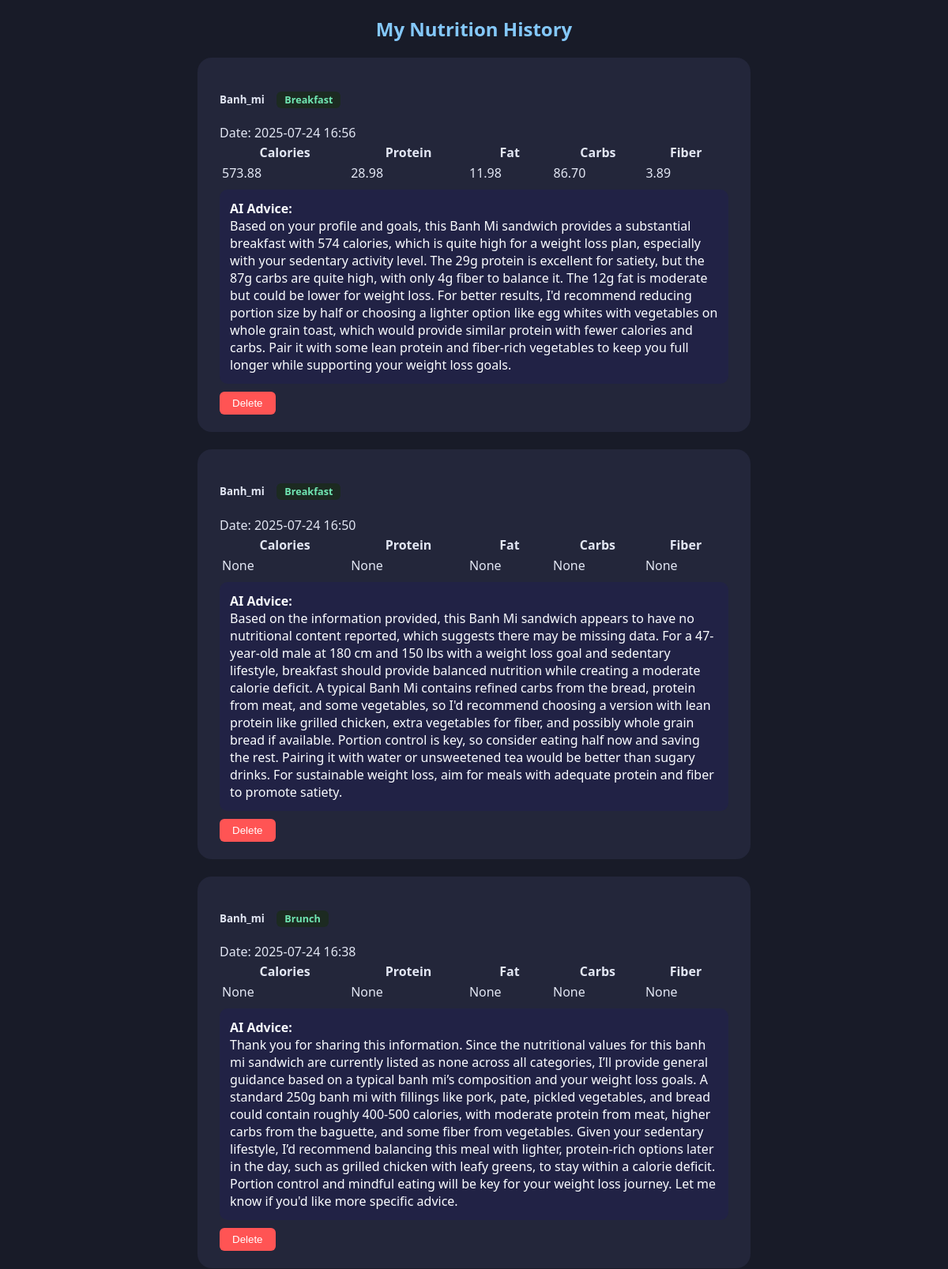
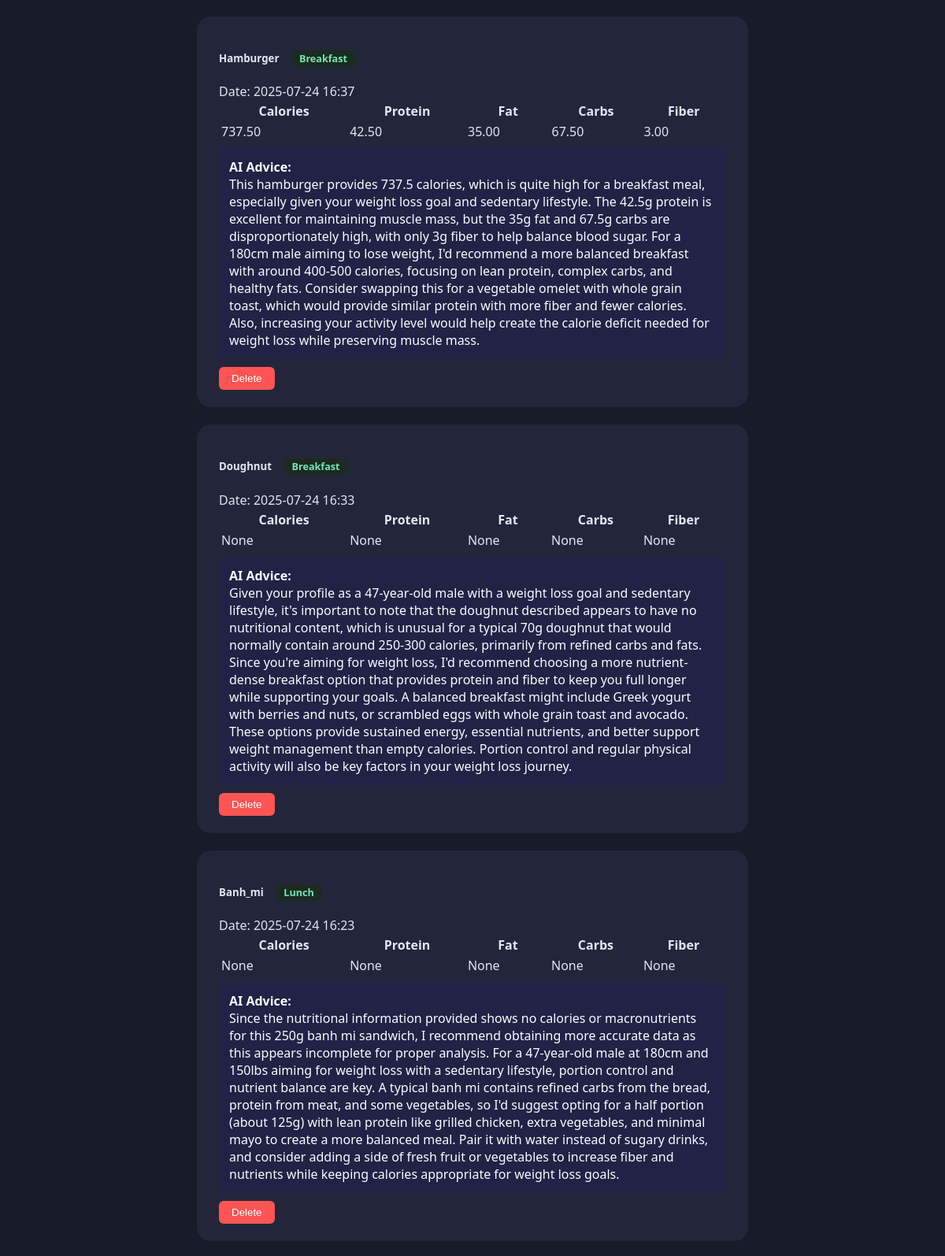
The page /history (signed in, upper part) on the database its author committed (2 pictures, top to bottom).
### backend/models.py (models this page shows)
class AnalysisHistory(db.Model):
    id = db.Column(db.Integer, primary_key=True)
    user_id = db.Column(db.Integer, nullable=False)
    food_name = db.Column(db.String(100))
    nutrients = db.Column(db.Text)
    ai_advice = db.Column(db.Text)
    timestamp = db.Column(db.DateTime, default=datetime.utcnow)
    tag = db.Column(db.String(20))

### app.py (the view)
    @app.route('/history')
    def history():
        if 'user_id' not in session:
            flash('Please log in first!')
            return redirect(url_for('login'))
        records = AnalysisHistory.query.filter_by(user_id=session['user_id']).order_by(
            AnalysisHistory.timestamp.desc()).all()
        for r in records:
            try:
                r.nutrients_dict = json.loads(r.nutrients)
            except Exception:
                r.nutrients_dict = {}
        return render_template('history.html', records=records)

### templates/history.html (shortened to what this page needs)
<!DOCTYPE html>
<html lang="en">
<head>
</head>
<body>
<h2 style="text-align:center;color:#84c8fa;">My Nutrition History</h2>
<div style="max-width:700px; margin:0 auto;">
    {% for item in records %}
    <div class="history-card">
        <h5>
            {{ item.food_name }}
            {% if item.tag %}
            <span class="meal-tag">
                            {{ item.tag.replace('_', ' ') | title }}
                        </span>
            {% endif %}
        </h5>
        <div>Date: {{ item.timestamp.strftime('%Y-%m-%d %H:%M') }}</div>
        <div class="nutrients-table">
            <table style="width:100%;">
                <tr>
                    {% for key in item.nutrients_dict.keys() %}
                    <th>{{ key|capitalize }}</th>
                    {% endfor %}
                </tr>
                <tr>
                    {% for value in item.nutrients_dict.values() %}
                    <td>
                        {% if value is number %}
                        {{ '%.2f'|format(value) }}
                        {% else %}
                        {{ value }}
                        {% endif %}
                    </td>
                    {% endfor %}
                </tr>
            </table>
        </div>
        {% if item.ai_advice %}
        <div class="advice"><b>AI Advice:</b><br>{{ item.ai_advice }}</div>
        {% endif %}
        <form action="{{ url_for('delete_history', history_id=item.id) }}" method="post" style="display:inline;">
            <button type="submit"
                    onclick="return confirm('Are you sure you want to delete this record?');"
                    style="background:#ff5454;color:#fff;border:none;border-radius:6px;padding:7px 16px;cursor:pointer;margin-top:10px;">
                Delete
            </button>
        </form>
    </div>
    {% endfor %}
</div>
</body>
</html>

### templates/history.html (style rules this page uses)
body { background: #181b28; color: #e2e6f3; font-family: 'Segoe UI', Arial, sans-serif; }
.history-card { background: #23263a; border-radius: 18px; margin-bottom: 22px; padding: 22px 28px; }
.advice { background: #212245; color: #fafcff; border-radius: 10px; padding: 13px; margin-top: 7px; }
.meal-tag { font-size: 0.95em; color: #71e7b3; background: #1c2a21; border-radius: 6px; padding: 2px 10px; margin-left: 12px; }

### rows shown on the page
AnalysisHistory: food_name "Banh_mi", tag.replace "Breakfast", timestamp "2025-07-24 16:56", keys "Calories" "Protein" "Fat" "Carbs" "Fiber", value "573.88" "28.98" "11.98" "86.70" "3.89", ai_advice "Based on your profile and goals, this Banh Mi sandwich provides a substantial breakfast with 574 calories, which is quite high for a weight loss plan, especially with your sedentary activity level. The 29g protein is excellent for satiety, but the 87g carbs are quite high, with only 4g fiber to balance it. The 12g fat is moderate but could be lower for weight loss. For better results, I'd recommend reducing portion size by half or choosing a lighter option like egg whites with vegetables on whole grain toast, which would provide similar protein with fewer calories and carbs. Pair it with some lean protein and fiber-rich vegetables to keep you full longer while supporting your weight loss…"
AnalysisHistory: food_name "Banh_mi", tag.replace "Breakfast", timestamp "2025-07-24 16:50", keys "Calories" "Protein" "Fat" "Carbs" "Fiber", values "None" "None" "None" "None" "None", ai_advice "Based on the information provided, this Banh Mi sandwich appears to have no nutritional content reported, which suggests there may be missing data. For a 47-year-old male at 180 cm and 150 lbs with a weight loss goal and sedentary lifestyle, breakfast should provide balanced nutrition while creating a moderate calorie deficit. A typical Banh Mi contains refined carbs from the bread, protein from meat, and some vegetables, so I'd recommend choosing a version with lean protein like grilled chicken, extra vegetables for fiber, and possibly whole grain bread if available. Portion control is key, so consider eating half now and saving the rest. Pairing it with water or unsweetened tea would be…"
AnalysisHistory: food_name "Banh_mi", tag.replace "Brunch", timestamp "2025-07-24 16:38", keys "Calories" "Protein" "Fat" "Carbs" "Fiber", values "None" "None" "None" "None" "None", ai_advice "Thank you for sharing this information. Since the nutritional values for this banh mi sandwich are currently listed as none across all categories, I’ll provide general guidance based on a typical banh mi’s composition and your weight loss goals. A standard 250g banh mi with fillings like pork, pate, pickled vegetables, and bread could contain roughly 400-500 calories, with moderate protein from meat, higher carbs from the baguette, and some fiber from vegetables. Given your sedentary lifestyle, I’d recommend balancing this meal with lighter, protein-rich options later in the day, such as grilled chicken with leafy greens, to stay within a calorie deficit. Portion control and mindful eating…"
AnalysisHistory: food_name "Hamburger", tag.replace "Breakfast", timestamp "2025-07-24 16:37", keys "Calories" "Protein" "Fat" "Carbs" "Fiber", value "737.50" "42.50" "35.00" "67.50" "3.00", ai_advice "This hamburger provides 737.5 calories, which is quite high for a breakfast meal, especially given your weight loss goal and sedentary lifestyle. The 42.5g protein is excellent for maintaining muscle mass, but the 35g fat and 67.5g carbs are disproportionately high, with only 3g fiber to help balance blood sugar. For a 180cm male aiming to lose weight, I'd recommend a more balanced breakfast with around 400-500 calories, focusing on lean protein, complex carbs, and healthy fats. Consider swapping this for a vegetable omelet with whole grain toast, which would provide similar protein with more fiber and fewer calories. Also, increasing your activity level would help create the calorie…"
AnalysisHistory: food_name "Doughnut", tag.replace "Breakfast", timestamp "2025-07-24 16:33", keys "Calories" "Protein" "Fat" "Carbs" "Fiber", values "None" "None" "None" "None" "None", ai_advice "Given your profile as a 47-year-old male with a weight loss goal and sedentary lifestyle, it's important to note that the doughnut described appears to have no nutritional content, which is unusual for a typical 70g doughnut that would normally contain around 250-300 calories, primarily from refined carbs and fats. Since you're aiming for weight loss, I'd recommend choosing a more nutrient-dense breakfast option that provides protein and fiber to keep you full longer while supporting your goals. A balanced breakfast might include Greek yogurt with berries and nuts, or scrambled eggs with whole grain toast and avocado. These options provide sustained energy, essential nutrients, and better…"
AnalysisHistory: food_name "Banh_mi", tag.replace "Lunch", timestamp "2025-07-24 16:23", keys "Calories" "Protein" "Fat" "Carbs" "Fiber", values "None" "None" "None" "None" "None", ai_advice "Since the nutritional information provided shows no calories or macronutrients for this 250g banh mi sandwich, I recommend obtaining more accurate data as this appears incomplete for proper analysis. For a 47-year-old male at 180cm and 150lbs aiming for weight loss with a sedentary lifestyle, portion control and nutrient balance are key. A typical banh mi contains refined carbs from the bread, protein from meat, and some vegetables, so I'd suggest opting for a half portion (about 125g) with lean protein like grilled chicken, extra vegetables, and minimal mayo to create a more balanced meal. Pair it with water instead of sugary drinks, and consider adding a side of fresh fruit or vegetables…"
